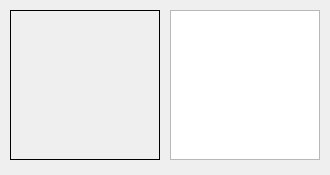
<?xml version="1.0" encoding="UTF-8"?>
<ui version="4.0">
 <class>FichaPersona</class>
 <widget class="QWidget" name="FichaPersona">
  <property name="geometry">
   <rect>
    <x>0</x>
    <y>0</y>
    <width>330</width>
    <height>175</height>
   </rect>
  </property>
  <property name="sizePolicy">
   <sizepolicy hsizetype="Fixed" vsizetype="Fixed">
    <horstretch>0</horstretch>
    <verstretch>0</verstretch>
   </sizepolicy>
  </property>
  <property name="minimumSize">
   <size>
    <width>300</width>
    <height>150</height>
   </size>
  </property>
  <property name="windowTitle">
   <string>Ficha Persona</string>
  </property>
  <widget class="QListWidget" name="personDataLW">
   <property name="geometry">
    <rect>
     <x>170</x>
     <y>10</y>
     <width>150</width>
     <height>150</height>
    </rect>
   </property>
   <property name="sizePolicy">
    <sizepolicy hsizetype="Fixed" vsizetype="Fixed">
     <horstretch>0</horstretch>
     <verstretch>0</verstretch>
    </sizepolicy>
   </property>
   <property name="minimumSize">
    <size>
     <width>100</width>
     <height>150</height>
    </size>
   </property>
  </widget>
  <widget class="QLabel" name="personPhotoL">
   <property name="geometry">
    <rect>
     <x>10</x>
     <y>10</y>
     <width>150</width>
     <height>150</height>
    </rect>
   </property>
   <property name="sizePolicy">
    <sizepolicy hsizetype="Fixed" vsizetype="Fixed">
     <horstretch>0</horstretch>
     <verstretch>0</verstretch>
    </sizepolicy>
   </property>
   <property name="minimumSize">
    <size>
     <width>100</width>
     <height>150</height>
    </size>
   </property>
   <property name="frameShape">
    <enum>QFrame::Box</enum>
   </property>
   <property name="midLineWidth">
    <number>1</number>
   </property>
   <property name="text">
    <string/>
   </property>
  </widget>
 </widget>
 <resources/>
 <connections/>
</ui>
